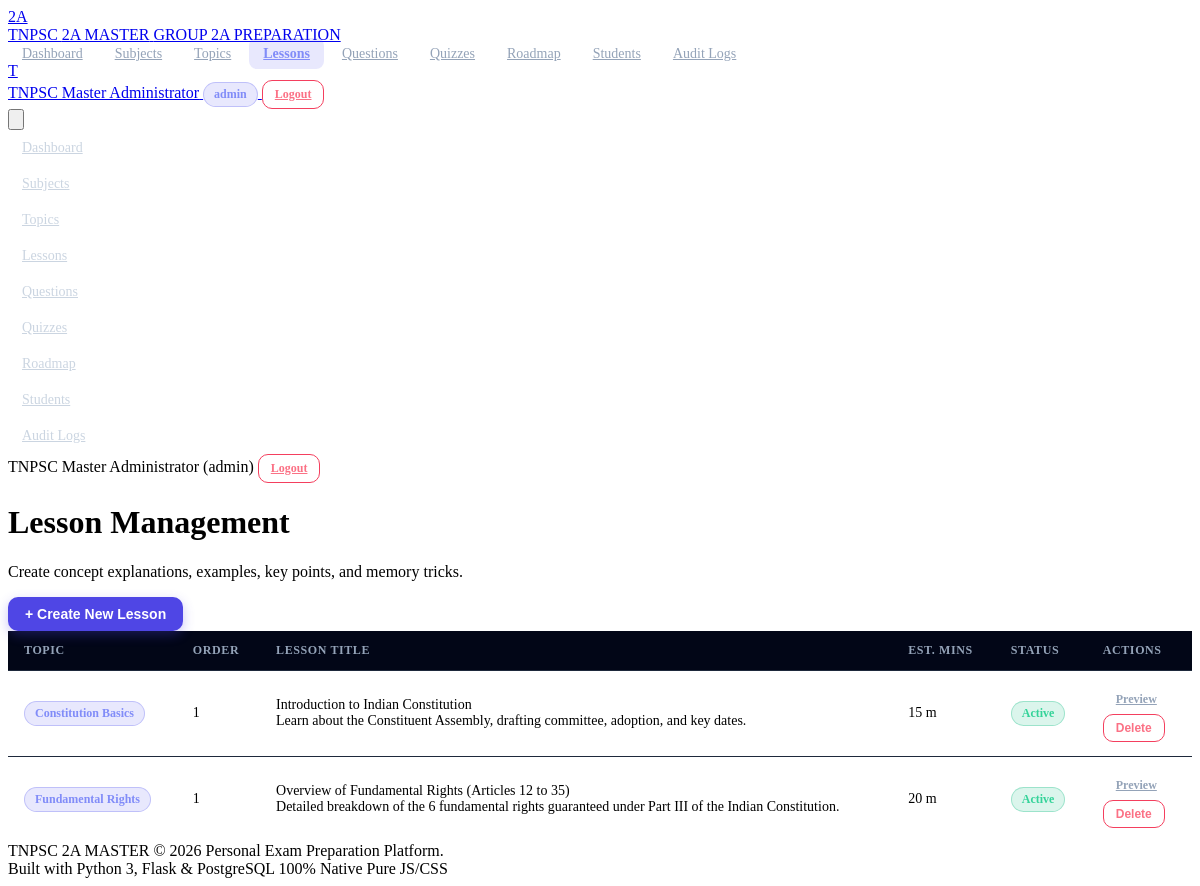
The page /admin/lessons (signed in) on the database its author committed.
### models/lesson.py (models this page shows, shortened)
class Lesson(db.Model):
    __tablename__ = 'lessons'
    id = db.Column(db.Integer, primary_key=True)
    topic_id = db.Column(db.Integer, db.ForeignKey('topics.id'), nullable=False, index=True)
    title = db.Column(db.String(200), nullable=False)
    content_summary = db.Column(db.Text, nullable=True)
    concept_body = db.Column(db.Text, nullable=False)
    examples = db.Column(db.Text, nullable=True)
    important_points = db.Column(db.Text, nullable=True)
    memory_tricks = db.Column(db.Text, nullable=True)
    estimated_minutes = db.Column(db.Integer, default=15, nullable=False)
    order_index = db.Column(db.Integer, default=0, nullable=False)
    is_active = db.Column(db.Boolean, default=True, nullable=False)
    created_at = db.Column(db.DateTime, default=lambda: datetime.now(timezone.utc), nullable=False)
    updated_at = db.Column(db.DateTime, default=lambda: datetime.now(timezone.utc), onupdate=lambda: datetime.now(timezone.utc))
    progress_records = db.relationship('StudentProgress', backref='lesson', lazy='dynamic', cascade='all, delete-orphan')
    bookmarks = db.relationship('Bookmark', backref='lesson', lazy='dynamic', cascade='all, delete-orphan')
    roadmap_items = db.relationship('RoadmapItem', backref='lesson', lazy='select')

### models/topic.py (models this page shows, shortened)
class Topic(db.Model):
    __tablename__ = 'topics'
    id = db.Column(db.Integer, primary_key=True)
    subject_id = db.Column(db.Integer, db.ForeignKey('subjects.id'), nullable=False, index=True)
    title = db.Column(db.String(150), nullable=False)
    description = db.Column(db.Text, nullable=True)
    order_index = db.Column(db.Integer, default=0, nullable=False)
    is_active = db.Column(db.Boolean, default=True, nullable=False)
    created_at = db.Column(db.DateTime, default=lambda: datetime.now(timezone.utc), nullable=False)
    updated_at = db.Column(db.DateTime, default=lambda: datetime.now(timezone.utc), onupdate=lambda: datetime.now(timezone.utc))
    lessons = db.relationship('Lesson', backref='topic', lazy='select', cascade='all, delete-orphan', order_by='Lesson.order_index')
    questions = db.relationship('Question', backref='topic', lazy='select')
    quiz_sets = db.relationship('QuizSet', backref='topic', lazy='select')
    roadmap_items = db.relationship('RoadmapItem', backref='topic', lazy='select')
    topic_progress_records = db.relationship('StudentTopicProgress', backref='topic', lazy='dynamic', cascade='all, delete-orphan')

### routes/admin.py (the view, shortened to what this page needs)
@admin_bp.route('/lessons', methods=['GET', 'POST'])
@admin_required
def lessons():
    admin_id = session.get('user_id')
    all_lessons = Lesson.query.order_by(Lesson.topic_id.asc(), Lesson.order_index.asc()).all()
    all_topics = Topic.query.filter_by(is_active=True).all()
    return render_template('admin/lessons.html', lessons=all_lessons, topics=all_topics)

### routes/__init__.py (called while the page is built)
def admin_required(f):
    @wraps(f)
    def decorated_function(*args, **kwargs):
        if 'user_id' not in session:
            flash('Please log in to access this page.', 'warning')
            return redirect(url_for('auth.login', next=request.url))
        if session.get('role') != 'admin':
            flash('Access denied. Administrator privileges required.', 'danger')
            return redirect(url_for('student.dashboard'))
        return f(*args, **kwargs)
    return decorated_function

### templates/admin/lessons.html (shortened to what this page needs)
{% extends 'base.html' %}
{% block content %}
<div class="space-y-6">
    <div class="flex flex-col md:flex-row md:items-center justify-between gap-4 pb-4 border-b border-slate-800">
        <div>
            <h1 class="text-2xl font-bold text-slate-100">Lesson Management</h1>
            <p class="text-sm text-slate-400 mt-1">Create concept explanations, examples, key points, and memory tricks.</p>
        </div>
        <button type="button" onclick="openModal('add-lesson-modal')" class="btn btn-primary font-bold">
            + Create New Lesson
        </button>
    </div>
    <div class="card p-6 bg-slate-900 border border-slate-800 rounded-2xl">
        <div class="overflow-x-auto">
            <table class="table-custom">
                <thead>
                    <tr>
                        <th>Topic</th>
                        <th>Order</th>
                        <th>Lesson Title</th>
                        <th>Est. Mins</th>
                        <th>Status</th>
                        <th>Actions</th>
                    </tr>
                </thead>
                <tbody>
                {% for les in lessons %}
                    <tr>
                        <td><span class="badge badge-indigo text-xs font-bold">{{ les.topic.title if les.topic else 'None' }}</span></td>
                        <td class="font-mono text-slate-400">{{ les.order_index }}</td>
                        <td>
                            <div class="font-bold text-slate-100">{{ les.title }}</div>
                            <div class="text-xs text-slate-400 line-clamp-1">{{ les.content_summary }}</div>
                        </td>
                        <td class="text-xs text-slate-300 font-semibold">{{ les.estimated_minutes }} m</td>
                        <td>
                            {% if les.is_active %}<span class="badge badge-emerald">Active</span>{% else %}<span class="badge badge-rose">Inactive</span>{% endif %}
                        </td>
                        <td>
                            <div class="flex items-center space-x-2">
                                <a href="{{ url_for('lessons.detail', lesson_id=les.id) }}" class="btn btn-ghost btn-sm" target="_blank">Preview</a>
                                <form action="{{ url_for('admin.delete_lesson', lesson_id=les.id) }}" method="POST" onsubmit="return confirm('Delete this lesson?')">
                                    <button type="submit" class="btn btn-outline-danger btn-sm">Delete</button>
                                </form>
                            </div>
                        </td>
                    </tr>
                {% else %}
                    <tr>
                        <td colspan="6" class="text-center py-6 text-slate-400">No lessons created yet.</td>
                    </tr>
                {% endfor %}
                </tbody>
            </table>
        </div>
    </div>
</div>
{% endblock %}

### static/css/style.css (style rules this page uses)
.btn { display: inline-flex; items-center: center; justify-content: center; border-radius: 0.625rem; font-size: 0.875rem; font-weight: 600; padding: 0.5rem 1rem; transition: all 0.2s ease; cursor: pointer; border: 1px solid transparent; }
.btn-primary { background-color: #4f46e5; color: #ffffff; box-shadow: 0 4px 12px rgba(79, 70, 229, 0.3); }
.btn-ghost { background-color: transparent; color: #94a3b8; }
.btn-outline-danger { background-color: transparent; border-color: #f43f5e; color: #fb7185; }
.btn-sm { padding: 0.375rem 0.75rem; font-size: 0.75rem; }
.badge { display: inline-flex; align-items: center; padding: 0.25rem 0.625rem; border-radius: 9999px; font-size: 0.75rem; font-weight: 600; }
.badge-indigo { background-color: rgba(99, 102, 241, 0.15); color: #818cf8; border: 1px solid rgba(99, 102, 241, 0.3); }
.badge-emerald { background-color: rgba(16, 185, 129, 0.15); color: #34d399; border: 1px solid rgba(16, 185, 129, 0.3); }
.table-custom { width: 100%; border-collapse: collapse; text-align: left; font-size: 0.875rem; }
.table-custom th { padding: 0.75rem 1rem; background-color: #020617; color: #94a3b8; font-size: 0.75rem; font-weight: 700; text-transform: uppercase; letter-spacing: 0.05em; border-bottom: 1px solid #1e293b; }
.table-custom td { padding: 0.875rem 1rem; border-bottom: 1px solid #1e293b; vertical-align: middle; }
.table-custom tr:last-child td { border-bottom: none; }

### rows shown on the page
Lesson: topic "Constitution Basics", order_index "1", title "Introduction to Indian Constitution", content_summary "Learn about the Constituent Assembly, drafting committee, adoption, and key dates.", estimated_minutes "15", is_active "Active"
Lesson: topic "Fundamental Rights", order_index "1", title "Overview of Fundamental Rights (Articles 12 to 35)", content_summary "Detailed breakdown of the 6 fundamental rights guaranteed under Part III of the Indian Constitution.", estimated_minutes "20", is_active "Active"

### other values the page prints
{{ current_user_name[0] if current_user_name else 'U' }} "T"
{{ current_user_name }} "TNPSC Master Administrator"
{{ current_user_role }} "admin"
